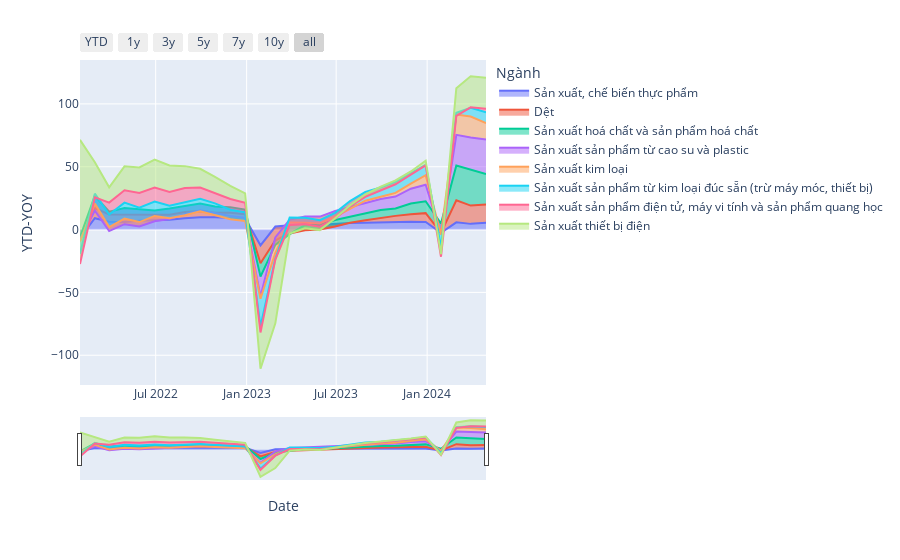

The cell this chart's notebook holds for it:
### Code cell
import pandas as pd
import plotly.express as px
import plotly.graph_objects as go

df_show = dfs_iip[
    (
        (dfs_iip["Ngành"] == "Sản xuất kim loại")
        | (
            dfs_iip["Ngành"]
            == "Sản xuất sản phẩm từ kim loại đúc sẵn (trừ máy móc, thiết bị)"
        )
        | (dfs_iip["Ngành"] == "Dệt")
        # | (dfs_iip["Ngành"] == "Sản xuất trang phục")
        | (
            dfs_iip["Ngành"]
            == "Sản xuất sản phẩm điện tử, máy vi tính và sản phẩm quang học"
        )
        | (dfs_iip["Ngành"] == "Sản xuất thiết bị điện")
        # | (dfs_iip["Ngành"] == "Khai thác dầu thô và khí đốt tự nhiên")
        | (dfs_iip["Ngành"] == "Sản xuất sản phẩm từ cao su và plastic")
        | (dfs_iip["Ngành"] == "Sản xuất hoá chất và sản phẩm hoá chất")
        | (dfs_iip["Ngành"] == "Sản xuất, chế biến thực phẩm")
    )
    & (dfs_iip["Date"] > "2022-01-01")
]

# fig = px.area(df_show, x="Date", y="YOY", color="Ngành")
fig = px.area(
    df_show, x="Date", y="YTD-YOY", color="Ngành"
)

fig.update_xaxes(
    rangeslider_visible=True,
    rangeselector=dict(
        buttons=[
            dict(count=1, label="YTD", step="year", stepmode="todate"),
            dict(count=1, label="1y", step="year", stepmode="backward"),
            dict(count=3, label="3y", step="year", stepmode="backward"),
            dict(count=5, label="5y", step="year", stepmode="backward"),
            dict(count=7, label="7y", step="year", stepmode="backward"),
            dict(count=10, label="10y", step="year", stepmode="backward"),
            dict(step="all"),
        ]
    ),
)

fig.show()

### Figure 1 — Plotly figure (JSON) as saved in the notebook; plotly's stock layout.template omitted (floating-point values rounded to 4 significant figures)
{"data": [{"fillpattern": {"shape": ""}, "hovertemplate": "Ngành=Sản xuất, chế biến thực phẩm<br>Date=%{x}<br>YTD-YOY=%{y}<extra></extra>", "legendgroup": "Sản xuất, chế biến thực phẩm", "line": {"color": "#636efa"}, "marker": {"symbol": "circle"}, "mode": "lines", "name": "Sản xuất, chế biến thực phẩm", "orientation": "v", "showlegend": true, "stackgroup": "1", "type": "scatter", "x": ["2024-04-29T00:00:00", "2024-03-29T00:00:00", "2024-02-29T00:00:00", "2024-01-29T00:00:00", "2023-12-29T00:00:00", "2023-11-29T00:00:00", "2023-10-29T00:00:00", "2023-09-29T00:00:00", "2023-08-29T00:00:00", "2023-07-29T00:00:00", "2023-06-29T00:00:00", "2023-05-29T00:00:00", "2023-04-29T00:00:00", "2023-03-29T00:00:00", "2023-02-28T00:00:00", "2023-01-29T00:00:00", "2022-12-29T00:00:00", "2022-11-29T00:00:00", "2022-10-29T00:00:00", "2022-09-29T00:00:00", "2022-08-29T00:00:00", "2022-07-29T00:00:00", "2022-06-29T00:00:00", "2022-05-29T00:00:00", "2022-04-29T00:00:00", "2022-03-29T00:00:00", "2022-02-28T00:00:00", "2022-01-29T00:00:00"], "xaxis": "x", "y": [5.47, 4.53, 5.75, -2.56, 6.07, 6.218, 6.14, 5.78, 5.44, 5.13, 4.6, 3.77, 4.31, 3.41, 2.42, -12.57, 8.8, 9.04, 9.74, 9.81, 8.905, 7.837, 7.119, 6.963, 6.007, 6.278, 9.01, -6.73], "yaxis": "y"}, {"fillpattern": {"shape": ""}, "hovertemplate": "Ngành=Dệt<br>Date=%{x}<br>YTD-YOY=%{y}<extra></extra>", "legendgroup": "Dệt", "line": {"color": "#EF553B"}, "marker": {"symbol": "circle"}, "mode": "lines", "name": "Dệt", "orientation": "v", "showlegend": true, "stackgroup": "1", "type": "scatter", "x": ["2024-04-29T00:00:00", "2024-03-29T00:00:00", "2024-02-29T00:00:00", "2024-01-29T00:00:00", "2023-12-29T00:00:00", "2023-11-29T00:00:00", "2023-10-29T00:00:00", "2023-09-29T00:00:00", "2023-08-29T00:00:00", "2023-07-29T00:00:00", "2023-06-29T00:00:00", "2023-05-29T00:00:00", "2023-04-29T00:00:00", "2023-03-29T00:00:00", "2023-02-28T00:00:00", "2023-01-29T00:00:00", "2022-12-29T00:00:00", "2022-11-29T00:00:00", "2022-10-29T00:00:00", "2022-09-29T00:00:00", "2022-08-29T00:00:00", "2022-07-29T00:00:00", "2022-06-29T00:00:00", "2022-05-29T00:00:00", "2022-04-29T00:00:00", "2022-03-29T00:00:00", "2022-02-28T00:00:00", "2022-01-29T00:00:00"], "xaxis": "x", "y": [14.49, 14.56, 17.56, -0.12, 7, 5.913, 4.75, 3.609, 1.98, 0.3, -2.1, -3.68, -4.93, -6.54, -10.99, -14.26, 3.42, 4.35, 3.69, 4.98, 5.12, 4.03, 4.53, 4.68, 6.01, 5.78, 8.14, -1.92], "yaxis": "y"}, {"fillpattern": {"shape": ""}, "hovertemplate": "Ngành=Sản xuất hoá chất và sản phẩm hoá chất<br>Date=%{x}<br>YTD-YOY=%{y}<extra></extra>", "legendgroup": "Sản xuất hoá chất và sản phẩm hoá chất", "line": {"color": "#00cc96"}, "marker": {"symbol": "circle"}, "mode": "lines", "name": "Sản xuất hoá chất và sản phẩm hoá chất", "orientation": "v", "showlegend": true, "stackgroup": "1", "type": "scatter", "x": ["2024-04-29T00:00:00", "2024-03-29T00:00:00", "2024-02-29T00:00:00", "2024-01-29T00:00:00", "2023-12-29T00:00:00", "2023-11-29T00:00:00", "2023-10-29T00:00:00", "2023-09-29T00:00:00", "2023-08-29T00:00:00", "2023-07-29T00:00:00", "2023-06-29T00:00:00", "2023-05-29T00:00:00", "2023-04-29T00:00:00", "2023-03-29T00:00:00", "2023-02-28T00:00:00", "2023-01-29T00:00:00", "2022-12-29T00:00:00", "2022-11-29T00:00:00", "2022-10-29T00:00:00", "2022-09-29T00:00:00", "2022-08-29T00:00:00", "2022-07-29T00:00:00", "2022-06-29T00:00:00", "2022-05-29T00:00:00", "2022-04-29T00:00:00", "2022-03-29T00:00:00", "2022-02-28T00:00:00", "2022-01-29T00:00:00"], "xaxis": "x", "y": [24.25, 28.39, 27.73, 7.51, 9.46, 8.59, 5.88, 6.22, 5.61, 4.93, 5.1, 3.89, 4.29, -0.47, -3.62, -10.63, 3.65, 4.46, 4.96, 5.87, 4.51, 4.85, 3.52, 4.61, 5.17, 2.23, 9.74, 2.57], "yaxis": "y"}, {"fillpattern": {"shape": ""}, "hovertemplate": "Ngành=Sản xuất sản phẩm từ cao su và plastic<br>Date=%{x}<br>YTD-YOY=%{y}<extra></extra>", "legendgroup": "Sản xuất sản phẩm từ cao su và plastic", "line": {"color": "#ab63fa"}, "marker": {"symbol": "circle"}, "mode": "lines", "name": "Sản xuất sản phẩm từ cao su và plastic", "orientation": "v", "showlegend": true, "stackgroup": "1", "type": "scatter", "x": ["2024-04-29T00:00:00", "2024-03-29T00:00:00", "2024-02-29T00:00:00", "2024-01-29T00:00:00", "2023-12-29T00:00:00", "2023-11-29T00:00:00", "2023-10-29T00:00:00", "2023-09-29T00:00:00", "2023-08-29T00:00:00", "2023-07-29T00:00:00", "2023-06-29T00:00:00", "2023-05-29T00:00:00", "2023-04-29T00:00:00", "2023-03-29T00:00:00", "2023-02-28T00:00:00", "2023-01-29T00:00:00", "2022-12-29T00:00:00", "2022-11-29T00:00:00", "2022-10-29T00:00:00", "2022-09-29T00:00:00", "2022-08-29T00:00:00", "2022-07-29T00:00:00", "2022-06-29T00:00:00", "2022-05-29T00:00:00", "2022-04-29T00:00:00", "2022-03-29T00:00:00", "2022-02-28T00:00:00", "2022-01-29T00:00:00"], "xaxis": "x", "y": [27.49, 25.78, 24.32, -7.66, 13.17, 11.81, 9.5, 8.73, 8.39, 7.61, 7.2, 6.34, 6.77, 11.55, 5.95, -15.82, -6.56, -7.01, -5.39, -5.36, -6.29, -8.39, -8.55, -13.8, -12.91, -15.5, -11.82, -1.82], "yaxis": "y"}, {"fillpattern": {"shape": ""}, "hovertemplate": "Ngành=Sản xuất kim loại<br>Date=%{x}<br>YTD-YOY=%{y}<extra></extra>", "legendgroup": "Sản xuất kim loại", "line": {"color": "#FFA15A"}, "marker": {"symbol": "circle"}, "mode": "lines", "name": "Sản xuất kim loại", "orientation": "v", "showlegend": true, "stackgroup": "1", "type": "scatter", "x": ["2024-04-29T00:00:00", "2024-03-29T00:00:00", "2024-02-29T00:00:00", "2024-01-29T00:00:00", "2023-12-29T00:00:00", "2023-11-29T00:00:00", "2023-10-29T00:00:00", "2023-09-29T00:00:00", "2023-08-29T00:00:00", "2023-07-29T00:00:00", "2023-06-29T00:00:00", "2023-05-29T00:00:00", "2023-04-29T00:00:00", "2023-03-29T00:00:00", "2023-02-28T00:00:00", "2023-01-29T00:00:00", "2022-12-29T00:00:00", "2022-11-29T00:00:00", "2022-10-29T00:00:00", "2022-09-29T00:00:00", "2022-08-29T00:00:00", "2022-07-29T00:00:00", "2022-06-29T00:00:00", "2022-05-29T00:00:00", "2022-04-29T00:00:00", "2022-03-29T00:00:00", "2022-02-28T00:00:00", "2022-01-29T00:00:00"], "xaxis": "x", "y": [12.95, 16.63, 16.14, -1.24, 7.57, 4.091, 2.92, 1.83, 1.58, -1.67, -4.6, -5.46, -4.98, -2.39, -12.23, -1.76, -2.55, -2.6, -1.48, -0.81, -0.81, 0.74, 4.24, 3.5, 4.38, 3.18, 5.62, -1.54], "yaxis": "y"}, {"fillpattern": {"shape": ""}, "hovertemplate": "Ngành=Sản xuất sản phẩm từ kim loại đúc sẵn (trừ máy móc, thiết bị)<br>Date=%{x}<br>YTD-YOY=%{y}<extra></extra>", "legendgroup": "Sản xuất sản phẩm từ kim loại đúc sẵn (trừ máy móc, thiết bị)", "line": {"color": "#19d3f3"}, "marker": {"symbol": "circle"}, "mode": "lines", "name": "Sản xuất sản phẩm từ kim loại đúc sẵn (trừ máy móc, thiết bị)", "orientation": "v", "showlegend": true, "stackgroup": "1", "type": "scatter", "x": ["2024-04-29T00:00:00", "2024-03-29T00:00:00", "2024-02-29T00:00:00", "2024-01-29T00:00:00", "2023-12-29T00:00:00", "2023-11-29T00:00:00", "2023-10-29T00:00:00", "2023-09-29T00:00:00", "2023-08-29T00:00:00", "2023-07-29T00:00:00", "2023-06-29T00:00:00", "2023-05-29T00:00:00", "2023-04-29T00:00:00", "2023-03-29T00:00:00", "2023-02-28T00:00:00", "2023-01-29T00:00:00", "2022-12-29T00:00:00", "2022-11-29T00:00:00", "2022-10-29T00:00:00", "2022-09-29T00:00:00", "2022-08-29T00:00:00", "2022-07-29T00:00:00", "2022-06-29T00:00:00", "2022-05-29T00:00:00", "2022-04-29T00:00:00", "2022-03-29T00:00:00", "2022-02-28T00:00:00", "2022-01-29T00:00:00"], "xaxis": "x", "y": [8.74, 6.91, 1.46, -10.04, 8.34, 8.35, 8.7, 7.4, 6.99, 6.39, 3.1, 2.56, 3.89, 4.11, -5.05, -22.02, 6.92, 7.58, 9.31, 9.96, 10.39, 9.96, 11.41, 11.52, 12.78, 10.06, 7.85, -9.77], "yaxis": "y"}, {"fillpattern": {"shape": ""}, "hovertemplate": "Ngành=Sản xuất sản phẩm điện tử, máy vi tính và sản phẩm quang học<br>Date=%{x}<br>YTD-YOY=%{y}<extra></extra>", "legendgroup": "Sản xuất sản phẩm điện tử, máy vi tính và sản phẩm quang học", "line": {"color": "#FF6692"}, "marker": {"symbol": "circle"}, "mode": "lines", "name": "Sản xuất sản phẩm điện tử, máy vi tính và sản phẩm quang học", "orientation": "v", "showlegend": true, "stackgroup": "1", "type": "scatter", "x": ["2024-04-29T00:00:00", "2024-03-29T00:00:00", "2024-02-29T00:00:00", "2024-01-29T00:00:00", "2023-12-29T00:00:00", "2023-11-29T00:00:00", "2023-10-29T00:00:00", "2023-09-29T00:00:00", "2023-08-29T00:00:00", "2023-07-29T00:00:00", "2023-06-29T00:00:00", "2023-05-29T00:00:00", "2023-04-29T00:00:00", "2023-03-29T00:00:00", "2023-02-28T00:00:00", "2023-01-29T00:00:00", "2022-12-29T00:00:00", "2022-11-29T00:00:00", "2022-10-29T00:00:00", "2022-09-29T00:00:00", "2022-08-29T00:00:00", "2022-07-29T00:00:00", "2022-06-29T00:00:00", "2022-05-29T00:00:00", "2022-04-29T00:00:00", "2022-03-29T00:00:00", "2022-02-28T00:00:00", "2022-01-29T00:00:00"], "xaxis": "x", "y": [2.73, 0.44, -2.57, -7.5, -0.57, -1.305, -1.85, -2.165, -3.91, -4.35, -4.6, -5.103, -5.11, -5.97, -0.35, -4.82, 7.57, 8.47, 8.33, 9.01, 11.29, 10.97, 11.2, 11.65, 9.812, 9.415, -2.84, -8.22], "yaxis": "y"}, {"fillpattern": {"shape": ""}, "hovertemplate": "Ngành=Sản xuất thiết bị điện<br>Date=%{x}<br>YTD-YOY=%{y}<extra></extra>", "legendgroup": "Sản xuất thiết bị điện", "line": {"color": "#B6E880"}, "marker": {"symbol": "circle"}, "mode": "lines", "name": "Sản xuất thiết bị điện", "orientation": "v", "showlegend": true, "stackgroup": "1", "type": "scatter", "x": ["2024-04-29T00:00:00", "2024-03-29T00:00:00", "2024-02-29T00:00:00", "2024-01-29T00:00:00", "2023-12-29T00:00:00", "2023-11-29T00:00:00", "2023-10-29T00:00:00", "2023-09-29T00:00:00", "2023-08-29T00:00:00", "2023-07-29T00:00:00", "2023-06-29T00:00:00", "2023-05-29T00:00:00", "2023-04-29T00:00:00", "2023-03-29T00:00:00", "2023-02-28T00:00:00", "2023-01-29T00:00:00", "2022-12-29T00:00:00", "2022-11-29T00:00:00", "2022-10-29T00:00:00", "2022-09-29T00:00:00", "2022-08-29T00:00:00", "2022-07-29T00:00:00", "2022-06-29T00:00:00", "2022-05-29T00:00:00", "2022-04-29T00:00:00", "2022-03-29T00:00:00", "2022-02-28T00:00:00", "2022-01-29T00:00:00"], "xaxis": "x", "y": [24.7, 24.75, 22.09, 2.09, 3.76, 2.58, 3.14, 2.78, 2.01, 0.89, 0.3, -2.75, -3.19, -6.92, -50.75, -28.87, 7.46, 10.39, 12.84, 14.91, 17.36, 20.99, 22.23, 20.35, 19.08, 12.19, 27.89, 98.83], "yaxis": "y"}], "layout": {"legend": {"title": {"text": "Ngành"}, "tracegroupgap": 0}, "margin": {"t": 60}, "xaxis": {"anchor": "y", "domain": [0, 1], "rangeselector": {"buttons": [{"count": 1, "label": "YTD", "step": "year", "stepmode": "todate"}, {"count": 1, "label": "1y", "step": "year", "stepmode": "backward"}, {"count": 3, "label": "3y", "step": "year", "stepmode": "backward"}, {"count": 5, "label": "5y", "step": "year", "stepmode": "backward"}, {"count": 7, "label": "7y", "step": "year", "stepmode": "backward"}, {"count": 10, "label": "10y", "step": "year", "stepmode": "backward"}, {"step": "all"}]}, "rangeslider": {"visible": true}, "title": {"text": "Date"}}, "yaxis": {"anchor": "x", "domain": [0, 1], "title": {"text": "YTD-YOY"}}}}
